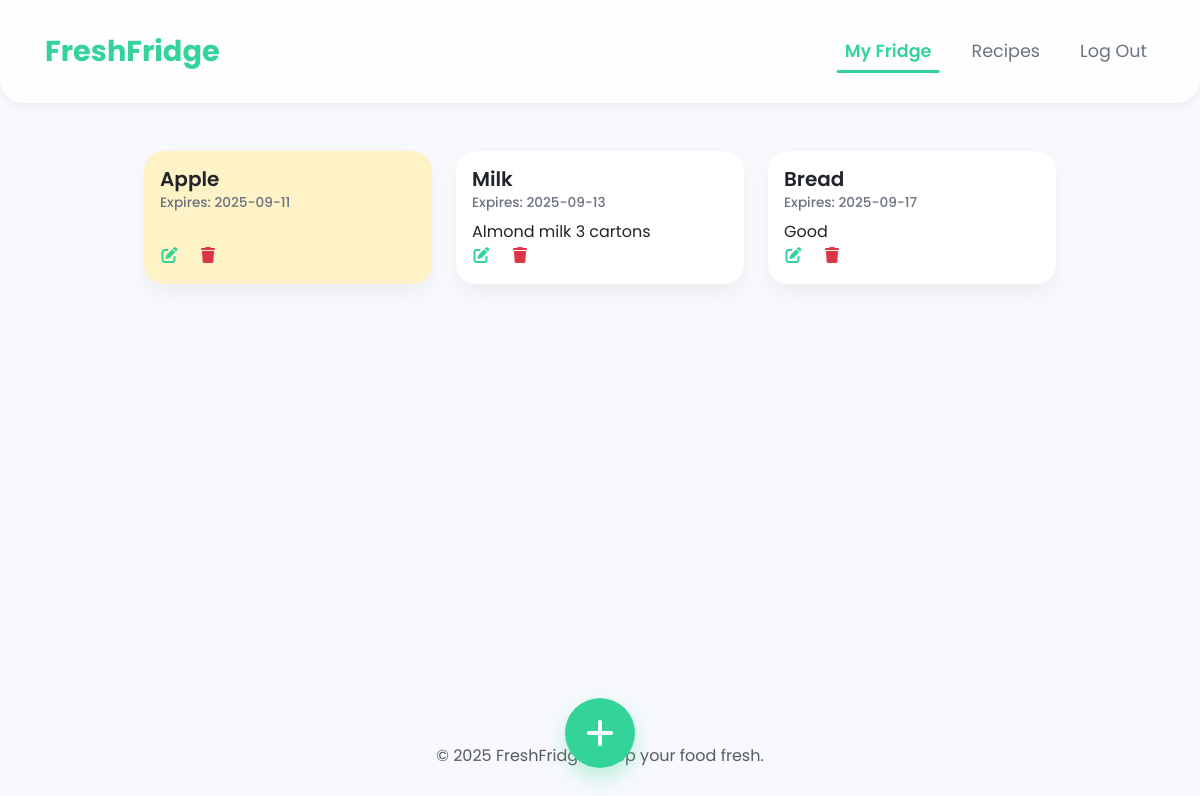
Page / (signed in) on the earlier database version.
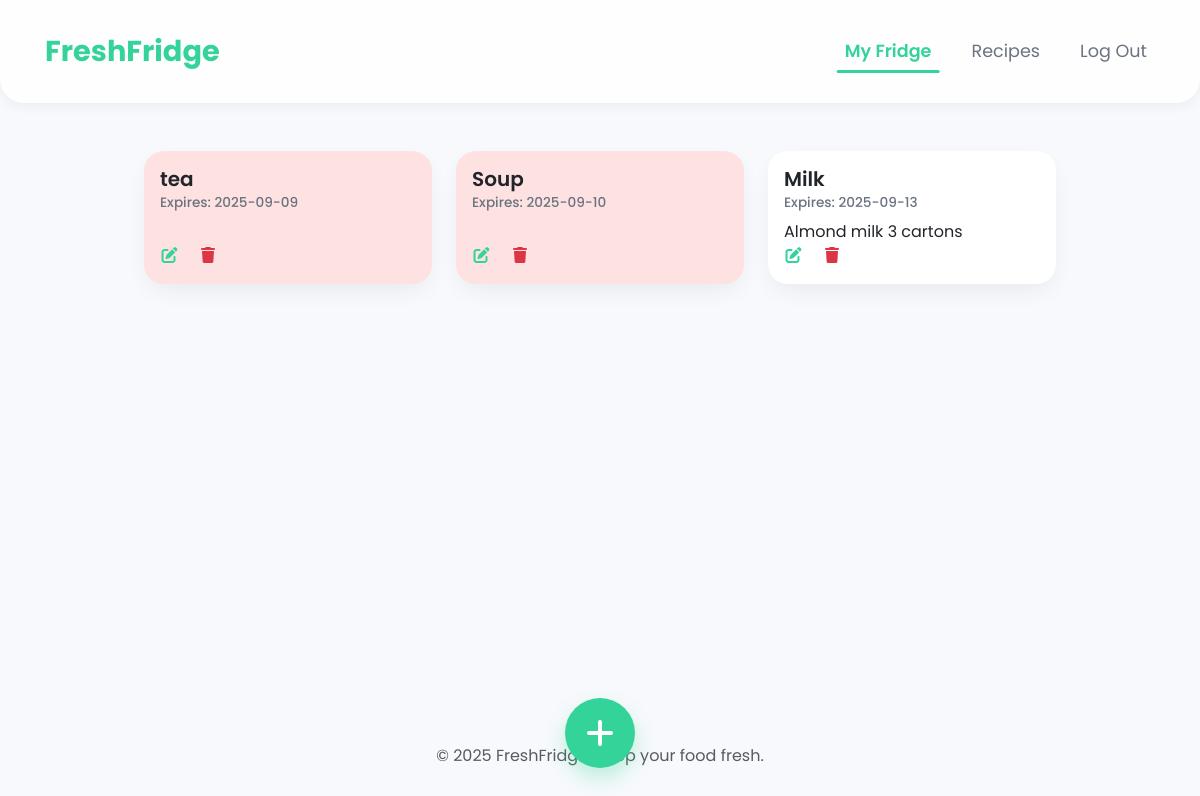
Same page on the later database version.
### tables this page shows
CREATE TABLE items (
  id INTEGER PRIMARY KEY AUTOINCREMENT,
  name TEXT NOT NULL,
  expiration_date TEXT NOT NULL,
  user_id INTEGER NOT NULL, notes TEXT,
  FOREIGN KEY (user_id) REFERENCES users(id)
);

### app.py (the view)
@app.route('/', methods=['GET', 'POST'])
@login_required
def index():
    rows = query('SELECT id, name, expiration_date, notes FROM items WHERE user_id = ? ORDER BY expiration_date', session['user_id'])
    items_with_dates = []
    today = date.today()
    for item in rows:
        expiration_date_obj = datetime.strptime(item['expiration_date'], '%Y-%m-%d').date()
        days_left = (expiration_date_obj - today).days
        item_data = {
            "id": item['id'],
            "name": item['name'],
            "expiration_date": item['expiration_date'],
            "notes": item['notes'],
            "days_left": days_left
        }
        items_with_dates.append(item_data)
    return render_template("index.html", items=items_with_dates)

### helpers.py (called while the page is built)
def login_required(view):
    @functools.wraps(view)
    def wrapped_view(**kwargs):
        if session.get('user_id') is None:
            return redirect(url_for('login'))
        return view(**kwargs)
    return wrapped_view

def query(sql, *args):
    conn = sqlite3.connect('database.db')
    conn.row_factory = sqlite3.Row
    cur = conn.cursor()
    cur.execute(sql, args)
    rows = cur.fetchall()
    conn.close()
    return rows

### templates/index.html (shortened to what this page needs)
{% extends "layout.html" %}
{% block main %}
<section id="item-catalog" class="container d-flex flex-wrap gap-4 justify-content-center">
    {% for item in items %}
    {% set card_class = '' %}
    {% if item.days_left <= 1 %} {% set card_class='expired' %} {% elif item.days_left <=3 %} {% set
        card_class='expiring-soon' %} {% endif %} <div class="card {{ card_class }}" style="width: 18rem;">
        <div class="card-body">
            <div>
                <h5 class="card-title">{{ item.name }}</h5>
                <h6 class="card-subtitle mb-2">Expires: {{ item.expiration_date }}</h6>
                <p class="card-text">{{ item.notes }}</p>
            </div>
            <div class="item-buttons">
                <a href="#" class="card-link" data-bs-toggle="modal" data-bs-target="#editItemModal"
                    data-item-id="{{ item.id }}" data-item-name="{{ item.name }}"
                    data-item-date="{{ item.expiration_date }}" data-item-notes="{{ item.notes }}"><i
                        class="fa-solid fa-pen-to-square"></i></a>
                <a href="{{ url_for('delete', item_id=item.id) }}" class="card-link text-danger"><i
                        class="fa-solid fa-trash"></i></a>
            </div>
        </div>
        </div>
        {% endfor %}
</section>
<section id="add-item">
    <button type="button" class="btn add-btn rounded-pill" data-bs-toggle="modal" data-bs-target="#addItemModal">
        <i class="fa-solid fa-plus fa-2x"></i>
    </button>
</section>
{% endblock %}

Differences in the rows shown:
removed items: name "Apple", expiration_date "2025-09-11"
removed items: name "Bread", expiration_date "2025-09-17", notes "Good"
added items: name "tea", expiration_date "2025-09-09"
added items: name "Soup", expiration_date "2025-09-10"
